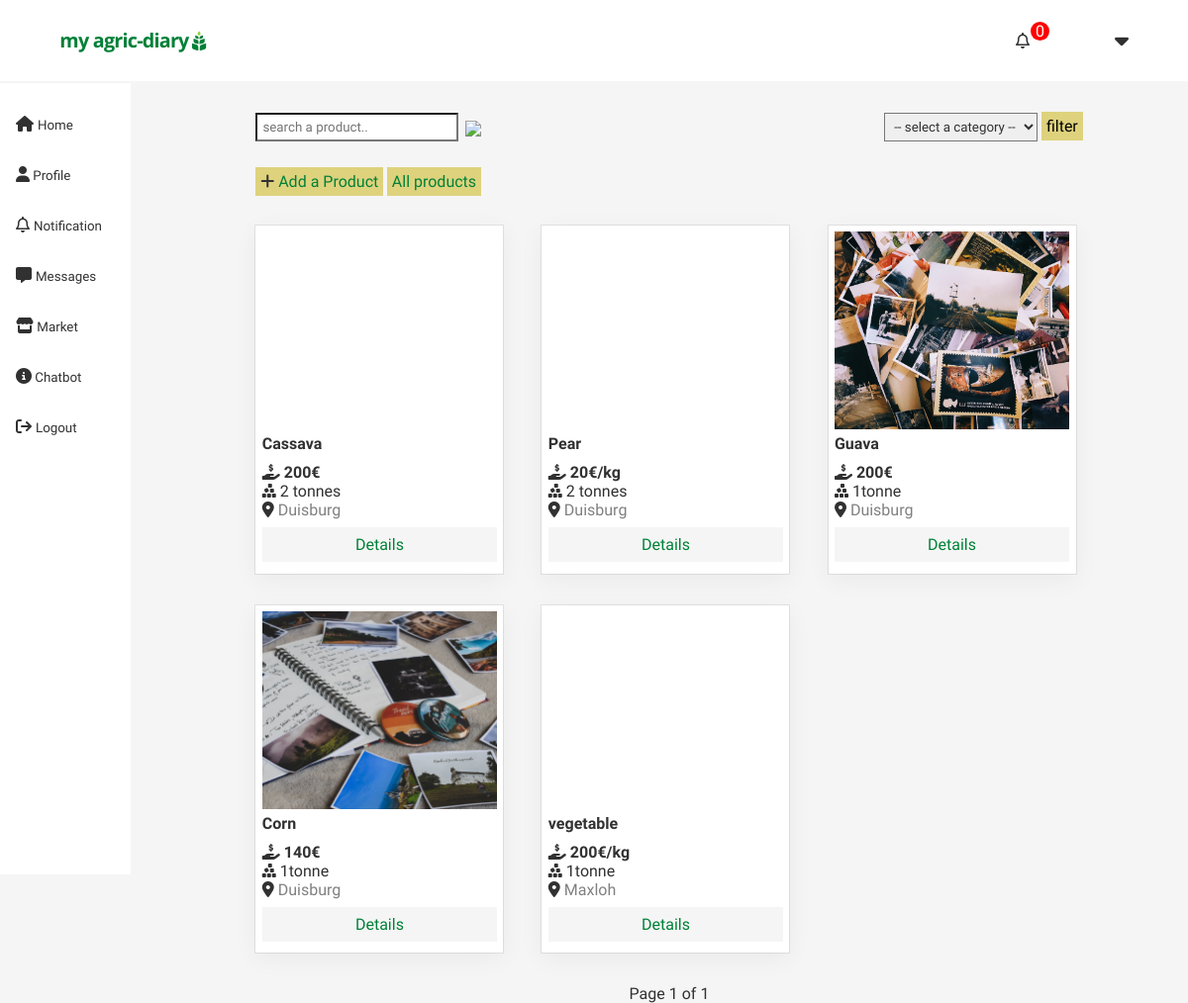
Page /market/ (signed in) on the committed database.
### account/models.py (models this page shows)
class CustomUser(AbstractUser):
    email = models.EmailField(unique=True)
    first_name = models.CharField( max_length=100 , blank=False)
    last_name= models.CharField( max_length=100 , blank=False )
    bio=models.CharField(max_length=400,blank=True, null=True)
    location = CountryField(blank_label='(select country)')
    profile_pic=models.ImageField( upload_to='profilepics/' ,blank=True, null=True,validators=[FileExtensionValidator(['jpg','png',])])
    is_student = models.BooleanField(default=False)
    course = models.CharField(max_length=100 ,blank=True, null=True)
    instituition = models.CharField(max_length=100 ,blank=True, null=True)
    profession=models.CharField(max_length=100 ,blank=True, null=True)
    company = models.CharField(max_length=100 ,blank=True, null=True)
    date_joined = models.DateTimeField( auto_now_add=True)
    is_active = models.BooleanField( default=True)
    username = None
    USERNAME_FIELD = 'email'
    REQUIRED_FIELDS = []
    objects = UserManager()
    def __str__(self):
        return self.last_name

### marketplace/models.py (models this page shows, shortened)
class ProductItem(models.Model):
    user_profile=models.ForeignKey(CustomUser, on_delete=models.CASCADE)
    product=models.CharField(max_length=200 )
    product_description=models.CharField(max_length=400 )
    quantity=models.CharField(max_length=200 )
    price=models.CharField(max_length=200 )
    location=models.CharField(max_length=200)
    main_image=models.ImageField()
    image2=models.ImageField(blank=True, null=True)
    image3=models.ImageField(blank=True, null=True)
    product_category=models.CharField(choices=category, max_length=20, default='none')
    view_count=models.IntegerField(default=0 )

### marketplace/views.py (the view)
# urls.py: path('',views.market , name='market'),
@login_required
def market (request):
    productitems=ProductItem.objects.all()
    p=Paginator(productitems,per_page=8)
    page=request.GET.get('page')
    paginated_product=p.get_page(page)
    context={
        "productitems":paginated_product
    }
    return render (request,'marketplace/market.html', context)

### Friends/context_processors.py (called while the page is built)
def friendSuggestions(request):
        if request.user.is_authenticated:
            user = request.user
            network = Network.objects.get(user=request.user)
            friendsuggestions= suggestions(request,network=network)
            return {'friendsuggestions':friendsuggestions,'mynetwork':network}
        else:
                return {}

def suggestions(request, network):
    friends = network.following.all()
    user=request.user
    print(friends)
    suggestions =Network.objects.filter(
        following__in = friends).exclude(id=network.id).distinct()
    return suggestions

### notification/context_processors.py (called while the page is built)
def notificationCount(request):
        if request.user.is_authenticated:
            user = request.user
            notification = NotificationUser.objects.get(user = user)
            count = notification.mynotification.all().filter(is_read = False)
            return {'count':count.count}
        else:
                return {}

### marketplace/templates/marketplace/market.html (shortened to what this page needs)
{% extends 'main/base.html'%}
{% block content %}
<div class="grid-container">
    <main>
                <div class="products-container">
                <div class="search">
                    <form action="{% url 'search' %}" method="post" name="site-search">
                        <input type="search" id="site-search" name="search" placeholder="search a product..">
                        <button type="submit"> <img src="https://img.icons8.com/material-two-tone/20/000000/search.png"/> </button>
                    </form>
                </div>
                <div class="filter-form">
                        <form action="{% url 'filter' %}" method="post">
                            <select name="filter" id="filter" required>
                                <option disabled selected value> -- select a category -- </option>
                            </select>
                            <button type="submit" class="button_one"> filter</button>
                        </form>
                </div>
                <div class="market-links">
                    <button class="button_one" style=" margin-bottom:10px">  <a href="{% url 'add_product' %}" class="button_one"><i class="fa-solid fa-plus"></i> Add a Product </a></button>
                            <button class="button_one"> <a href="{% url 'market' %}" class="button_one"> All products </a> </button>
                </div>
                    <div class="product">
                        <div class="product-grid">
                        {% for product in productitems %}
                            <div class="item">
                                <div class="product_image" style="background:url('{{ product.main_image.url }}') ;background-position: center; background-size: cover;background-repeat: no-repeat;" loading="lazy"> </div>
                                    <div class="product-info">
                                        <strong>{{ product.product }}</strong>
                                        <p class="price"> <strong> <i class="fa-solid fa-hand-holding-dollar"></i>  {{ product.price}}</strong>  </p>
                                        <p><i class="fa-solid fa-cubes-stacked"></i>    {{ product.quantity}} </p>
                                        <p class="location"><i class="fa-solid fa-location-dot"></i> {{ product.location }}</p>
                                        <div style="background-color: #f5f5f5;color: white;text-align: center;width: 100%;padding: 0.5rem;margin-top: 0.5rem;"> <a href="{% url 'product' slug=product.id %}" > Details</a></div>
                                    </div>
                            </div>
                            {% endfor%}
                        </div>
                        <div style="border-block:100px">
                            <p style="text-align:center;"> Page  {{productitems.number }} of  {{ productitems.paginator.num_pages }} </p>
                   </div>
                </div>
                </div>
            </main>
</div>
{% endblock %}

### templates/main/base.html (shortened to what this page needs)
{% load static %}
<!DOCTYPE html>
<html lang="en">
<head>
    <link rel="stylesheet" href="{% static 'styles/mainstyle.css'%}">
    <link rel="stylesheet" href="{% static stylesheet %}">
</head>
<body>
        <header>
            <div class="logo">
             <a href="../../../">   <img src="{% static 'images/my agric-diary.png'%}" width="100%"></a>
            </div>
            <div class="header-right">
                    {% if request.user.is_authenticated %}
                            <span>
                                <a href="{% url 'notification' %}">
                                    <span class="notification-wrapper">
                                        <span class="notification-counter">
                                               <span><i class="fa-regular fa-bell"> </i> </span>
                                                <span id="counter"> {{count}} </span>
                                        </span>
                                    </span>
                                </a>
                            </span>
                        <span>
                            {% if request.user.profile_pic %}
                            <a href="{% url 'profile' request.user.id %}">
                                <div class="roundedprofile" style="background:url('{{request.user.profile_pic.url}}') ;background-position: center; background-size: contain;">  </div> </a>
                            {% else %}
                            <a href="{% url 'profile' request.user.id %}">   <img src="https://encrypted-tbn0.gstatic.com/images?q=tbn:ANd9GcR9RzmCAKhjBMu6GN8LHxNLTw8Vt347xfIXWA&usqp=CAU" alt="" width="30px"></a>
                            {% endif %}
                        </span>
                            <span class="dropdown">
                                <span class="dropbtn" onclick="myFunction(data='myDropdown{{article.id}}')"> <i class="fa-solid fa-caret-down"></i></span>
                              </span>
                    {% else %}
                        <span> <a href="{% url 'login' %}"> Login </a> </span>
                        <span> <a href="{% url 'signup' %}"> Signup </a></span>
                    {% endif %}
            </div>
        </header>
   <div class="flex-container">
    <div class="bodynav_right">
        <a href="../../../"> <i class="fa-solid fa-house"></i> <small> Home </small></a>
        <a href="{% url 'profile'  request.user.id %}"> <i class="fa-solid fa-user"></i><small>  Profile</small> </a>
        <a href="{% url 'notification' %}"> <i class="fa-regular fa-bell"></i> <small> Notification </small>  </a>
        <a href="{% url 'chatlobby' %}"> <i class="fa-solid fa-message"></i>  <small> Messages </small></a>
        <a href="{% url 'market' %}"> <i class="fa-solid fa-store"></i><small>  Market </small> </a>
        <a href="{% url 'ai_room' %}"> <i class="fa-solid fa-circle-info"></i><small> Chatbot </small>  </a>
        <a href="{% url 'logout' %}"><i class="fa-solid fa-arrow-right-from-bracket"></i> <small> Logout  </small></a>
    </div>
        {% block content %}
        {% endblock%}
    </div>
</body>
</html>

### static/styles/mainstyle.css (style rules this page uses)
* { padding: 0; margin:0; box-sizing: border-box; font-family: 'Lexend Deca', sans-serif; color:#313131; }
:root { --primary-color:#4ba064; --primary-color:#008037; }
body { background-color: #f2f1ef; background-color: #f5f5f5; }
.flex-container { display: flex; align-items: flex-start; display: flex; justify-content: left; gap: 20px; }
a { text-decoration:none; color:var(--primary-color); }
.bodynav_right { padding: 1rem; height: 100vh; background-color: #fff; position: sticky; top:80px; display: flex; flex-direction: column; grid-area: 1rem; margin-top: -23px; }
.bodynav_right a { padding-block: 1rem; width: 100px; }
header { display:flex; align-items:center; justify-content: space-between; margin-bottom: 25px; padding-inline:5%; padding-block: 1.2rem; position: sticky; width: 100%; top: 0; background-color: white; color: #4ba064; z-index: 100; }
header a { color: #4ba064; }
.header-right { display:flex; gap:20px; align-items:center; }
.notification-counter { position:relative; margin-right: 1rem; }
#counter { position: absolute; top: -10px; right: -20px; background-color: red; color: white; border-radius: 50%; padding: 0px 5px; }
.grid-container { display: grid; grid-template-columns: 1fr 35%; gap: 2rem; min-height: 80vh; padding-inline: 5%; margin-inline: auto; max-width: 1700px; }
button { background-color: transparent; border: none; text-align: center; }
input,select,button,textarea { -webkit-border-radius:0; border-radius:0; }
.roundedprofile { display: block; height: 30px !important; width: 30px !important; border-radius: 50%; object-fit: contain; }
button.button_one { color: #d4c44b; color: black; padding: 0.3rem; background-color: rgba(212,196,75,.7); font-size: 1rem; }

### marketplace/templates/marketplace/market.html (style rules this page uses)
.grid-container { display: block; width: 100%; }
.products-container { width:90%; margin:auto; min-height: 100vh; }
.filter-form { float:right; display: inline; }
.search { display: inline-block; }
input,select { margin: .4rem 0; padding: 5px; }
button { background: none; border:none; padding: 3px; font-size: large; }
button img { margin-bottom: -5px; }
.market-links { margin-block: 20px; }
.product-info { margin-block:5px ; width: 100%; }
.price { color:var(--primary-color); margin-top:10px ; }
.location { color:grey; margin-bottom: 6px; }
.item { background-color: white; padding:0.4rem; width: 250px; position: relative; box-shadow: rgba(0, 0, 0, 0.05) 0px 6px 24px 0px, rgba(0, 0, 0, 0.08) 0px 0px 0px 1px; }
.product-grid { display: grid; grid-template-columns: repeat(auto-fit, minmax(200px, 1fr)); gap:2rem; margin-bottom: 2rem; }
.product_image { width:100%;height:200px; }

### templates/main/base.html (style rules this page uses)
.dropdown { position: relative; display: inline-block; }
.dropbtn { font-size: 1.4rem; margin-top: -5px; }

### rows in the picture
ProductItem: product "Cassava", price "200€", quantity "2 tonnes", location "Duisburg"
ProductItem: product "Pear", price "20€/kg", quantity "2 tonnes", location "Duisburg"
ProductItem: main_image (picture), product "Guava", price "200€", quantity "1tonne", location "Duisburg"
ProductItem: main_image (picture), product "Corn", price "140€", quantity "1tonne", location "Duisburg"
ProductItem: product "vegetable", price "200€/kg", quantity "1tonne", location "Maxloh"

### other values in the picture
{{ count }} "0"
{{ productitems.number }} "1"
{{ productitems.paginator.num_pages }} "1"
